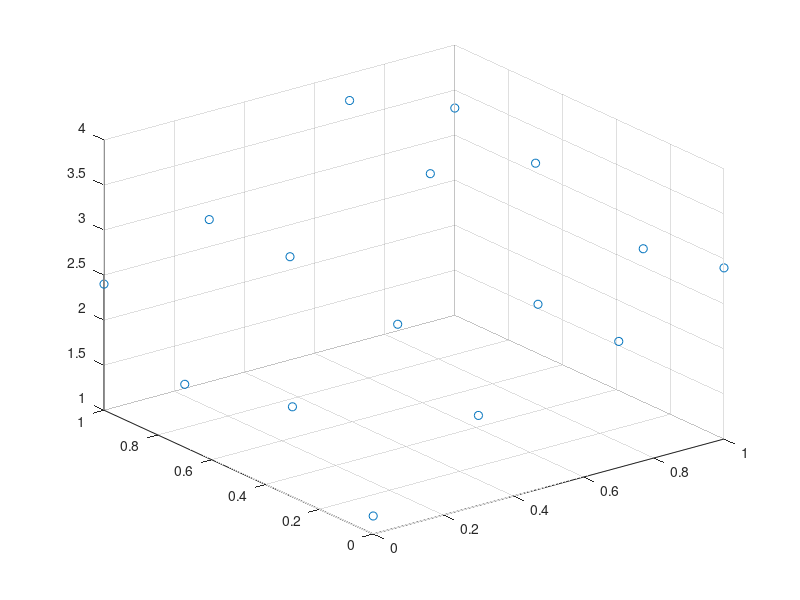

The MATLAB source for this figure: (Note: this script raises an error after producing the figure.)
%%
% Fitting mit mehreren Prediktoren
datax = [0;0;0;0;0.3;0.3;0.3;0.3;0.7;0.7;0.7;0.7;1;1;1;1];
datay = [0;0.3;0.7;1;0;0.3;0.7;1;0;0.3;0.7;1;0;0.3;0.7;1];
dataz = [1.2;2;1.7;2.4;2;2.6;2.8;2.8;2.4;2.4;3.3;3.7;2.9;2.7;3.1;3.3];
scatter3(datax,datay,dataz,'ob');

f=fit([datax,datay], dataz, 'a*x+b*y+c');

hold on;
x = linspace(0,1,100);
y = linspace(0,1,100);
[X,Y] = meshgrid(x,y);
mesh(X,Y,f(X,y));

%%
% Prognose Körpergröße von Handspanne
opts = detectImportOptions('Data/SurveyData.csv');
data = readtable('./Data/Surveydata.csv', opts);

% Variablen im Surveydata.csv File:
% Age
% Sex
% Wr_Hnd
% Height


scatter(data.Wr_Hnd, data.Height);
f=fit(data.Wr_Hnd, data.Height, 'a+b*x', 'Startpoint', [0,0]);
plot(f);
plot(f, data.Wr_Hnd, data.Height);
predint(f, 22.5)